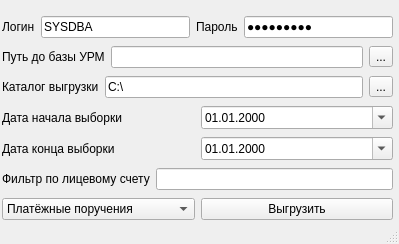
<?xml version="1.0" encoding="UTF-8"?>
<ui version="4.0">
 <class>MainWindow</class>
 <widget class="QMainWindow" name="MainWindow">
  <property name="geometry">
   <rect>
    <x>0</x>
    <y>0</y>
    <width>399</width>
    <height>244</height>
   </rect>
  </property>
  <property name="sizePolicy">
   <sizepolicy hsizetype="Fixed" vsizetype="Fixed">
    <horstretch>0</horstretch>
    <verstretch>0</verstretch>
   </sizepolicy>
  </property>
  <property name="windowTitle">
   <string>Выгрузка из УРМ</string>
  </property>
  <widget class="QWidget" name="centralwidget">
   <widget class="QWidget" name="layoutWidget">
    <property name="geometry">
     <rect>
      <x>2</x>
      <y>14</y>
      <width>391</width>
      <height>208</height>
     </rect>
    </property>
    <layout class="QVBoxLayout" name="verticalLayout">
     <item>
      <layout class="QHBoxLayout" name="horizontalLayout_7">
       <item>
        <widget class="QLabel" name="loginLabel">
         <property name="text">
          <string>Логин</string>
         </property>
        </widget>
       </item>
       <item>
        <widget class="QLineEdit" name="login_line_edit">
         <property name="text">
          <string>SYSDBA</string>
         </property>
        </widget>
       </item>
       <item>
        <widget class="QLabel" name="passwordLabel">
         <property name="text">
          <string>Пароль</string>
         </property>
        </widget>
       </item>
       <item>
        <widget class="QLineEdit" name="password_line_edit">
         <property name="inputMethodHints">
          <set>Qt::ImhHiddenText|Qt::ImhNoAutoUppercase|Qt::ImhNoPredictiveText|Qt::ImhSensitiveData</set>
         </property>
         <property name="inputMask">
          <string notr="true"/>
         </property>
         <property name="text">
          <string>masterkey</string>
         </property>
         <property name="echoMode">
          <enum>QLineEdit::Password</enum>
         </property>
        </widget>
       </item>
      </layout>
     </item>
     <item>
      <layout class="QHBoxLayout" name="horizontalLayout_6">
       <item>
        <widget class="QLabel" name="databasePathLabel">
         <property name="text">
          <string>Путь до базы УРМ</string>
         </property>
        </widget>
       </item>
       <item>
        <widget class="QLineEdit" name="database_path_line_edit">
         <property name="text">
          <string/>
         </property>
        </widget>
       </item>
       <item>
        <widget class="QToolButton" name="database_path_tool_button">
         <property name="text">
          <string>...</string>
         </property>
        </widget>
       </item>
      </layout>
     </item>
     <item>
      <layout class="QHBoxLayout" name="horizontalLayout_5">
       <item>
        <widget class="QLabel" name="label_4">
         <property name="text">
          <string>Каталог выгрузки</string>
         </property>
        </widget>
       </item>
       <item>
        <widget class="QLineEdit" name="unload_dir_line_edit">
         <property name="text">
          <string>C:\</string>
         </property>
        </widget>
       </item>
       <item>
        <widget class="QToolButton" name="unload_dir_tool_button">
         <property name="text">
          <string>...</string>
         </property>
        </widget>
       </item>
      </layout>
     </item>
     <item>
      <layout class="QHBoxLayout" name="horizontalLayout_4">
       <item>
        <widget class="QLabel" name="label_5">
         <property name="text">
          <string>Дата начала выборки</string>
         </property>
        </widget>
       </item>
       <item>
        <widget class="QDateEdit" name="date_begin_date_edit">
         <property name="locale">
          <locale language="Russian" country="Russia"/>
         </property>
         <property name="displayFormat">
          <string>dd.MM.yyyy</string>
         </property>
         <property name="calendarPopup">
          <bool>true</bool>
         </property>
        </widget>
       </item>
      </layout>
     </item>
     <item>
      <layout class="QHBoxLayout" name="horizontalLayout_3">
       <item>
        <widget class="QLabel" name="label_6">
         <property name="text">
          <string>Дата конца выборки</string>
         </property>
        </widget>
       </item>
       <item>
        <widget class="QDateEdit" name="date_end_date_edit">
         <property name="displayFormat">
          <string>dd.MM.yyyy</string>
         </property>
         <property name="calendarPopup">
          <bool>true</bool>
         </property>
        </widget>
       </item>
      </layout>
     </item>
     <item>
      <layout class="QHBoxLayout" name="horizontalLayout_2">
       <item>
        <widget class="QLabel" name="label_7">
         <property name="text">
          <string>Фильтр по лицевому счету</string>
         </property>
        </widget>
       </item>
       <item>
        <widget class="QLineEdit" name="filter_line_edit">
         <property name="text">
          <string/>
         </property>
        </widget>
       </item>
      </layout>
     </item>
     <item>
      <layout class="QHBoxLayout" name="horizontalLayout">
       <item>
        <widget class="QComboBox" name="unload_combobox">
         <item>
          <property name="text">
           <string>Платёжные поручения</string>
          </property>
         </item>
         <item>
          <property name="text">
           <string>Сметные назначения</string>
          </property>
         </item>
         <item>
          <property name="text">
           <string>Реестр обязательств</string>
          </property>
         </item>
        </widget>
       </item>
       <item>
        <widget class="QPushButton" name="unload_push_button">
         <property name="text">
          <string>Выгрузить</string>
         </property>
        </widget>
       </item>
      </layout>
     </item>
    </layout>
   </widget>
  </widget>
  <widget class="QStatusBar" name="statusbar"/>
 </widget>
 <resources/>
 <connections/>
</ui>
